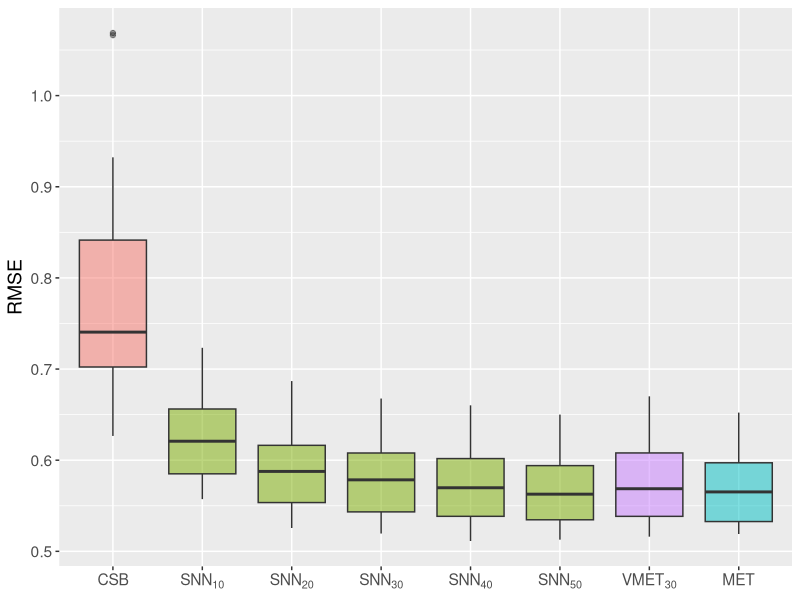
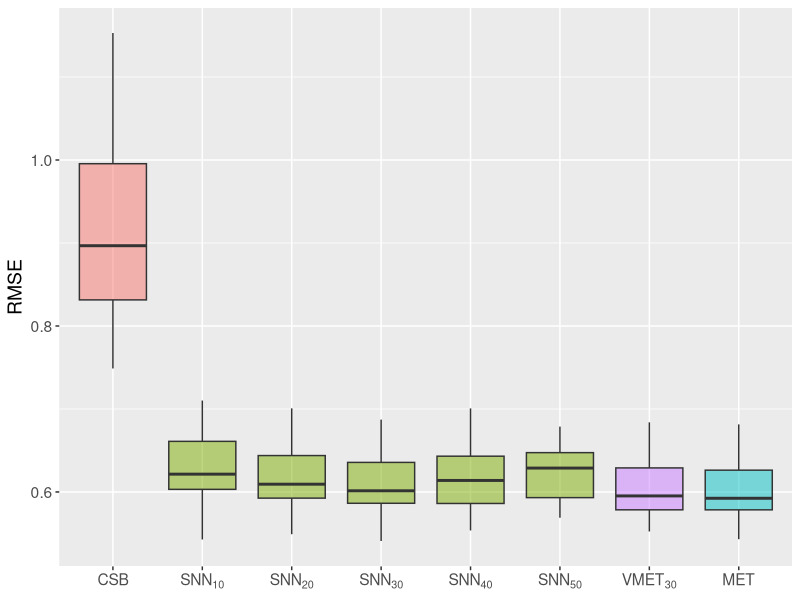
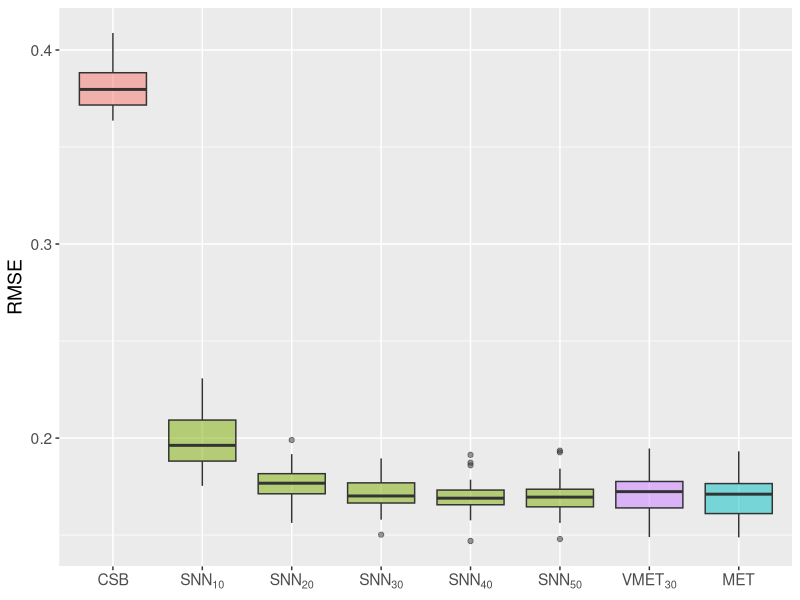

Here is the R script that generated these plots, in order:
library(ggplot2)
library(scales)

m_cmp_rslt <- read.table("m_cmp.csv", header = FALSE, sep = ",")
mtd_cmp_rslt <- read.table("mtd_cmp.csv", header = FALSE, sep = ",")
colnames(m_cmp_rslt) <- c("scenario", "m", "score", "method", "cov_kernel", "value")
colnames(mtd_cmp_rslt) <- c("scenario", "score", "method", "cov_kernel", "value")
mtd_cmp_rslt$m <- NA
mtd_cmp_rslt$m[mtd_cmp_rslt$method == "SNN"] <- 30
mtd_cmp_rslt <- mtd_cmp_rslt[c(1, 6, 2, 3, 4, 5)]
all_rslt <- rbind(m_cmp_rslt, mtd_cmp_rslt)
all_rslt <- all_rslt[!all_rslt$method == "SNN_order_ascd", ] # remove order_ascd
all_rslt$submethod <- all_rslt$method
ind_SNN <- which(all_rslt$method %in% c("SNN", "SNN_order_desc", "SNN_order_maximin"))
all_rslt$submethod[ind_SNN] <- paste0(
  "SNN",
  "[", all_rslt$m[ind_SNN], "]"
)
ind_VT <- which(all_rslt$method == "VT")
all_rslt$submethod[ind_VT] <- "VMET[30]"
ind_TN <- which(all_rslt$method == "TN")
all_rslt$submethod[ind_TN] <- "MET"
ind_CB <- which(all_rslt$method == "CB")
all_rslt$submethod[ind_CB] <- "CSB"

m_vec <- sort(unique(m_cmp_rslt$m))
m_length <- length(m_vec)

score <- "RMSE"
order <- "maximin" # c(NULL, "desc", "maximin")
if (is.null(order)) {
  mtd_vec <- c("CB", "SNN", "VT", "TN")
} else {
  mtd_vec <- c("CB", paste0("SNN", "_order_", order), "VT", "TN")
}
for (scenario in sort(unique(m_cmp_rslt$scenario))) {
  subset_mask <- all_rslt$score == score & all_rslt$scenario == scenario &
    all_rslt$method %in% mtd_vec
  subset_rslt <- all_rslt[subset_mask, , drop = FALSE]
  subset_rslt$submethod <- factor(subset_rslt$submethod, levels = c("CSB", paste0(
    "SNN",
    "[", m_vec, "]"
  ), "VMET[30]", "MET"))
  ggplot(data = subset_rslt, mapping = aes(x = submethod, y = value)) +
    geom_boxplot(mapping = aes(fill = method), alpha = 0.5) +
    scale_y_continuous(name = score) +
    scale_x_discrete(labels = c(
      expression(CSB),
      expression(SNN[10]),
      expression(SNN[20]),
      expression(SNN[30]),
      expression(SNN[40]),
      expression(SNN[50]),
      expression(VMET[30]),
      expression(MET)
    )) +
    theme(
      text = element_text(size = 14), legend.position = "none",
      axis.title.x = element_blank()
    )
  if (is.null(order)) {
    order_ID <- 0
  } else if (order == "desc") {
    order_ID <- 1
  } else if (order == "maximin") {
    order_ID <- 2
  } else {
    stop("Wrong order name\n")
  }
  ggsave(
    paste0(
      "plots/performance_plot_scene_", scenario,
      "_order_", order_ID, ".pdf"
    ),
    width = 5,
    height = 5
  )
}
